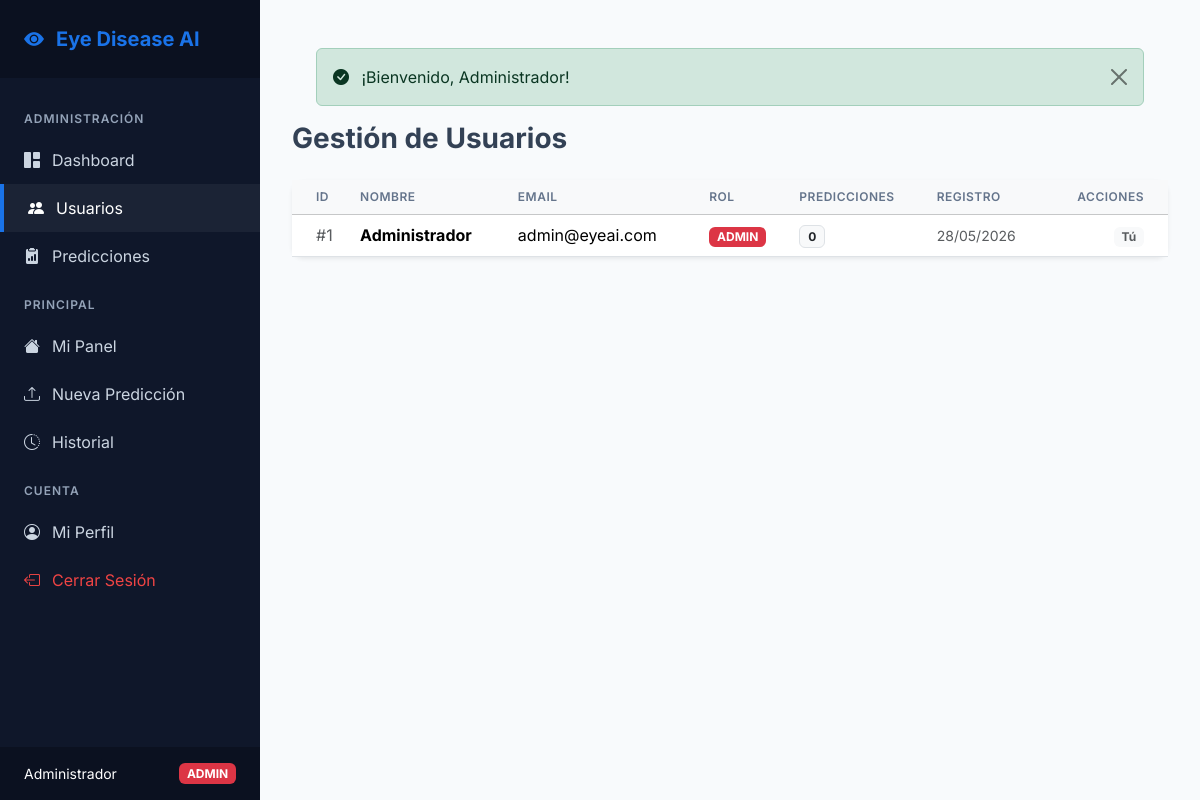
Page /admin/users (signed in) on the committed database.
### tables this page shows
CREATE TABLE `users` (
    `id`            INT UNSIGNED AUTO_INCREMENT PRIMARY KEY,
    `name`          VARCHAR(100) NOT NULL,
    `email`         VARCHAR(150) NOT NULL UNIQUE,
    `password_hash` VARCHAR(255) NOT NULL,
    `role_id`       INT UNSIGNED NOT NULL DEFAULT 2,
    `avatar`        VARCHAR(255) DEFAULT NULL,
    `is_active`     TINYINT(1) NOT NULL DEFAULT 1,
    `created_at`    DATETIME NOT NULL DEFAULT CURRENT_TIMESTAMP,
    `updated_at`    DATETIME DEFAULT NULL ON UPDATE CURRENT_TIMESTAMP,
    FOREIGN KEY (`role_id`) REFERENCES `roles`(`id`) ON DELETE RESTRICT,
    INDEX `idx_email` (`email`),
    INDEX `idx_role`  (`role_id`)
);

CREATE TABLE `roles` (
    `id`   INT UNSIGNED AUTO_INCREMENT PRIMARY KEY,
    `name` VARCHAR(20) NOT NULL UNIQUE
);

### controllers/AdminController.php (called while the page is built, shortened)
<?php
class AdminController {
    private User $userModel;
    public function __construct() {
        $this->userModel = new User();
    }
    public function users() {
        $data = ['users' => $this->userModel->findAll()];
        require VIEWS_PATH . '/admin/users.php';
    }
}

### routes/web.php (called while the page is built, shortened)
<?php
function resolveRoute(array $routes) {
    $uri = $_SERVER['REQUEST_URI'] ?? '/';
    $base = BASE_URL;
    if (strpos($uri, $base) === 0) {
        $uri = substr($uri, strlen($base));
    }
    $uri = strtok($uri, '?');
    $uri = rtrim($uri, '/') ?: '/';
    [$controllerName, $method, $allowedRoles] = $routes[$uri];
    $controller = new $controllerName();
    $controller->$method();
}

### index.php (called while the page is built, shortened)
<?php
require_once __DIR__ . '/config/session.php';
require_once __DIR__ . '/models/Database.php';
require_once __DIR__ . '/models/User.php';
require_once __DIR__ . '/controllers/AdminController.php';
require_once __DIR__ . '/routes/web.php';
resolveRoute($routes);

### config/session.php (called while the page is built, shortened)
<?php
function isLoggedIn(): bool {
    return isset($_SESSION['user_id']) && !empty($_SESSION['user_id']);
}
function isAdmin(): bool {
    return isLoggedIn() && isset($_SESSION['role']) && $_SESSION['role'] === 'ADMIN';
}
function currentUserId(): ?int {
    return $_SESSION['user_id'] ?? null;
}
function currentUserName(): string {
    return $_SESSION['user_name'] ?? 'Invitado';
}
function currentUserRole(): string {
    return $_SESSION['role'] ?? 'USUARIO';
}
function getFlash(): ?array {
    if (isset($_SESSION['flash'])) {
        $flash = $_SESSION['flash'];
        return $flash;
    }
    return null;
}
function sanitize(string $input): string {
    return htmlspecialchars(trim($input), ENT_QUOTES, 'UTF-8');
}

### models/Database.php (called while the page is built, shortened)
<?php
class Database {
    private static ?Database $instance = null;
    private PDO $pdo;
    private function __construct() {
        $dsn = sprintf(
            'mysql:host=%s;port=%s;dbname=%s;charset=%s',
            DB_HOST, DB_PORT, DB_NAME, DB_CHARSET
        );
        $options = [
            PDO::ATTR_ERRMODE            => PDO::ERRMODE_EXCEPTION,
            PDO::ATTR_DEFAULT_FETCH_MODE => PDO::FETCH_ASSOC,
            PDO::ATTR_EMULATE_PREPARES   => false,
            PDO::MYSQL_ATTR_INIT_COMMAND => "SET NAMES utf8mb4 COLLATE utf8mb4_unicode_ci",
        ];
        try {
            $this->pdo = new PDO($dsn, DB_USER, DB_PASS, $options);
        } catch (PDOException $e) {
            if (APP_DEBUG) {
                die("Error de conexión: " . $e->getMessage());
            }
            die("Error de conexión a la base de datos.");
        }
    }
    public static function getInstance(): Database {
        if (self::$instance === null) {
            self::$instance = new Database();
        }
        return self::$instance;
    }
    public function getConnection(): PDO {
        return $this->pdo;
    }
}

### models/User.php (called while the page is built, shortened)
<?php
class User {
    private PDO $db;
    public function __construct() {
        $this->db = Database::getInstance()->getConnection();
    }
    public function findAll(): array {
        $stmt = $this->db->query(
            "SELECT u.*, r.name AS role,
                    (SELECT COUNT(*) FROM predictions p WHERE p.user_id = u.id) AS total_predictions
             FROM users u JOIN roles r ON u.role_id = r.id
             ORDER BY u.created_at DESC"
        );
        return $stmt->fetchAll();
    }
}

### views/admin/users.php (the view, shortened to what this page needs)
<?php
require VIEWS_PATH . '/layouts/header.php';
?>
<div class="d-flex justify-content-between align-items-center mb-4">
    <h1 class="h3 mb-0 text-gray-800 fw-bold">Gestión de Usuarios</h1>
</div>
<div class="card shadow-sm border-0 animate-fade-in">
    <div class="card-body p-0">
        <div class="table-responsive">
            <table class="table table-hover align-middle mb-0">
                <thead class="table-light">
                    <tr>
                        <th class="ps-4">ID</th>
                        <th>Nombre</th>
                        <th>Email</th>
                        <th>Rol</th>
                        <th>Predicciones</th>
                        <th>Registro</th>
                        <th class="text-end pe-4">Acciones</th>
                    </tr>
                </thead>
                <tbody>
                    <?php foreach ($data['users'] as $u): ?>
                    <tr>
                        <td class="ps-4 text-muted">#<?= $u['id'] ?></td>
                        <td class="fw-bold"><?= sanitize($u['name']) ?></td>
                        <td><?= sanitize($u['email']) ?></td>
                        <td>
                            <span class="badge bg-<?= $u['role'] === 'ADMIN' ? 'danger' : 'primary' ?>">
                                <?= $u['role'] ?>
                            </span>
                        </td>
                        <td><span class="badge bg-light text-dark border"><?= $u['total_predictions'] ?></span></td>
                        <td class="text-muted small"><?= date('d/m/Y', strtotime($u['created_at'])) ?></td>
                        <td class="text-end pe-4">
                            <?php if ($u['id'] !== currentUserId()): ?>
                            <form action="<?= BASE_URL ?>/admin/users/role" method="POST" class="d-inline-block">
                                <?= csrfField() ?>
                                <input type="hidden" name="user_id" value="<?= $u['id'] ?>">
                                <input type="hidden" name="role_id" value="<?= $u['role'] === 'ADMIN' ? 2 : 1 ?>">
                                <button type="submit" class="btn btn-sm btn-outline-secondary" title="Cambiar a <?= $u['role'] === 'ADMIN' ? 'Usuario' : 'Admin' ?>">
                                    <i class="bi bi-arrow-repeat"></i>
                                </button>
                            </form>
                            <form action="<?= BASE_URL ?>/admin/users/delete" method="POST" class="d-inline-block ms-1" onsubmit="return confirm('¿Estás seguro de eliminar este usuario?');">
                                <?= csrfField() ?>
                                <input type="hidden" name="user_id" value="<?= $u['id'] ?>">
                                <button type="submit" class="btn btn-sm btn-outline-danger" title="Eliminar">
                                    <i class="bi bi-trash"></i>
                                </button>
                            </form>
                            <?php else: ?>
                            <span class="badge bg-light text-muted">Tú</span>
                            <?php endif; ?>
                        </td>
                    </tr>
                    <?php endforeach; ?>
                </tbody>
            </table>
        </div>
    </div>
</div>
<?php require VIEWS_PATH . '/layouts/footer.php'; ?>

### views/layouts/header.php (shortened to what this page needs)
<?php
$flash = getFlash();
?>
<!DOCTYPE html>
<html lang="es">
<head>
    <link href="https://cdn.jsdelivr.net/npm/bootstrap@5.3.3/dist/css/bootstrap.min.css" rel="stylesheet">
    <link href="https://cdn.jsdelivr.net/npm/bootstrap-icons@1.11.3/font/bootstrap-icons.min.css" rel="stylesheet">
    <link href="<?= BASE_URL ?>/assets/css/style.css" rel="stylesheet">
</head>
<body class="<?= isLoggedIn() ? 'has-sidebar' : '' ?>">
<?php if (isLoggedIn()): ?>
<aside class="sidebar" id="sidebar">
    <div class="sidebar-brand">
        <i class="bi bi-eye-fill"></i>
        <span>Eye Disease AI</span>
    </div>
    <nav class="sidebar-nav">
        <?php if (isAdmin()): ?>
        <div class="nav-section">ADMINISTRACIÓN</div>
        <a href="<?= BASE_URL ?>/admin/dashboard" class="nav-link <?= strpos($_SERVER['REQUEST_URI'], '/admin/dashboard') !== false ? 'active' : '' ?>">
            <i class="bi bi-grid-1x2-fill"></i> Dashboard
        </a>
        <a href="<?= BASE_URL ?>/admin/users" class="nav-link <?= strpos($_SERVER['REQUEST_URI'], '/admin/users') !== false ? 'active' : '' ?>">
            <i class="bi bi-people-fill"></i> Usuarios
        </a>
        <a href="<?= BASE_URL ?>/admin/predictions" class="nav-link <?= strpos($_SERVER['REQUEST_URI'], '/admin/predictions') !== false ? 'active' : '' ?>">
            <i class="bi bi-clipboard2-data-fill"></i> Predicciones
        </a>
        <?php endif; ?>
        <div class="nav-section">PRINCIPAL</div>
        <a href="<?= BASE_URL ?>/user/dashboard" class="nav-link <?= strpos($_SERVER['REQUEST_URI'], '/user/dashboard') !== false ? 'active' : '' ?>">
            <i class="bi bi-house-fill"></i> Mi Panel
        </a>
        <a href="<?= BASE_URL ?>/prediction/form" class="nav-link <?= strpos($_SERVER['REQUEST_URI'], '/prediction/form') !== false ? 'active' : '' ?>">
            <i class="bi bi-upload"></i> Nueva Predicción
        </a>
        <a href="<?= BASE_URL ?>/user/history" class="nav-link <?= strpos($_SERVER['REQUEST_URI'], '/user/history') !== false ? 'active' : '' ?>">
            <i class="bi bi-clock-history"></i> Historial
        </a>
        <div class="nav-section">CUENTA</div>
        <a href="<?= BASE_URL ?>/user/profile" class="nav-link <?= strpos($_SERVER['REQUEST_URI'], '/user/profile') !== false ? 'active' : '' ?>">
            <i class="bi bi-person-circle"></i> Mi Perfil
        </a>
        <a href="<?= BASE_URL ?>/auth/logout" class="nav-link nav-logout">
            <i class="bi bi-box-arrow-left"></i> Cerrar Sesión
        </a>
    </nav>
    <div class="sidebar-footer">
        <small><?= sanitize(currentUserName()) ?></small>
        <span class="badge bg-<?= isAdmin() ? 'danger' : 'primary' ?>"><?= currentUserRole() ?></span>
    </div>
</aside>
<?php endif; ?>
<main class="main-content <?= !isLoggedIn() ? 'full-width' : '' ?>">
<?php if ($flash): ?>
<div class="container-fluid px-4 pt-3">
    <div class="alert alert-<?= $flash['type'] === 'error' ? 'danger' : $flash['type'] ?> alert-dismissible fade show animate-fade-in" role="alert">
        <i class="bi bi-<?= $flash['type'] === 'error' ? 'exclamation-circle' : ($flash['type'] === 'success' ? 'check-circle' : 'info-circle') ?>-fill me-2"></i>
        <?= $flash['message'] ?>
        <button type="button" class="btn-close" data-bs-dismiss="alert"></button>
    </div>
</div>
<?php endif; ?>

### views/layouts/footer.php (shortened to what this page needs)
</main>
</body>
</html>

### assets/css/style.css (style rules this page uses)
:root { --primary: #1a73e8; --primary-dark: #1557b0; --secondary: #00c853; --dark: #0f172a; --darker: #0b1120; --light: #f8fafc; --gray: #64748b; --text: #334155; --text-light: #94a3b8; --sidebar-width: 260px; --transition: all 0.3s ease; }
body { font-family: 'Inter', sans-serif; background-color: var(--light); color: var(--text); }
.sidebar { position: fixed; top: 0; left: 0; width: var(--sidebar-width); height: 100vh; background-color: var(--dark); color: white; z-index: 1000; transition: var(--transition); display: flex; flex-direction: column; }
.sidebar-brand { padding: 1.5rem; font-size: 1.25rem; font-weight: 700; display: flex; align-items: center; gap: 0.75rem; background-color: var(--darker); color: var(--primary); }
.sidebar-nav { flex: 1; overflow-y: auto; padding: 1rem 0; }
.nav-section { padding: 1rem 1.5rem 0.5rem; font-size: 0.75rem; font-weight: 600; color: var(--text-light); text-transform: uppercase; letter-spacing: 1px; }
.nav-link { color: #cbd5e1; padding: 0.75rem 1.5rem; display: flex; align-items: center; gap: 0.75rem; transition: var(--transition); text-decoration: none; }
.nav-link:hover, .nav-link.active { color: white; background-color: rgba(255, 255, 255, 0.05); border-left: 4px solid var(--primary); }
.nav-logout { color: #ef4444; }
.sidebar-footer { padding: 1rem 1.5rem; background-color: var(--darker); display: flex; align-items: center; justify-content: space-between; }
.main-content { margin-left: var(--sidebar-width); padding: 2rem; min-height: 100vh; transition: var(--transition); }
.card { border: none; border-radius: 0.75rem; box-shadow: 0 4px 6px -1px rgba(0, 0, 0, 0.05), 0 2px 4px -1px rgba(0, 0, 0, 0.03); transition: var(--transition); }
.table th { font-weight: 600; color: var(--gray); text-transform: uppercase; font-size: 0.75rem; letter-spacing: 0.5px; }
.animate-fade-in { animation: fadeIn 0.5s ease; }

### rows in the picture
users: id "1", name "Administrador", email "admin@eyeai.com", role.name "ADMIN", total_predictions "0", created_at "28/05/2026", shows "Tú"

### other values in the picture
currentUserName() "Administrador"
currentUserRole() "ADMIN"
$flash['message'] "¡Bienvenido, Administrador!"
